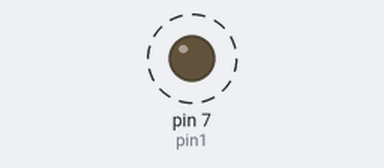
Recording of a sketch running on a simulated Arduino Uno, built with avr-gcc and run on an emulated ATmega328P. Parts: output pins drawn as LEDs (lit = HIGH). Dashed ring = blinking.

Above: at 0.5 s.
Timing chart, 0 to 3.5 s (numbered marks = the images above):
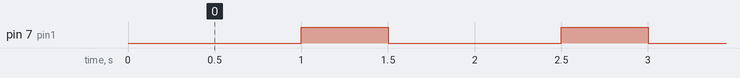

The sketch:

testes.ino
```cpp
#define pin1 7

void setup() {
  // put your setup code here, to run once:
  pinMode(pin1, OUTPUT);
}

void loop() {
  // put your main code here, to run repeatedly:
  digitalWrite(pin1, LOW);
  delay (1000);

  digitalWrite(pin1, HIGH);
  delay (500);
}
```

Measured:
- by itself, pin 7 (pin1): alternates HIGH for 0.50 s and LOW for 1.0 s
